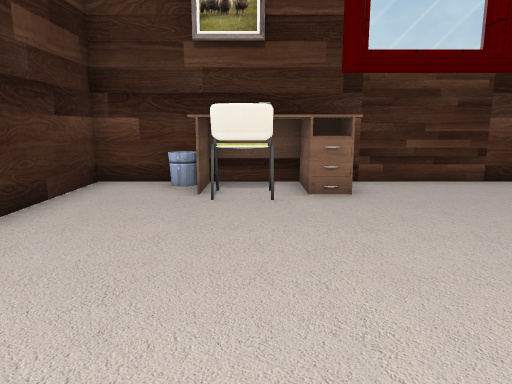
[1] (above)

13 first-person views from a walk through a 3-D level made in the Unity game engine. The camera is 1.3 m above the floor, tilts 10° down and sees 70° across. The floor is counted in squares, 1 m on a side. Each view is taken from the middle of a square. On the plan, view 1 faces up. The plan holds only what a view shows up to about 15 squares ahead; the rest is blank. The player character is not drawn. Some surface patterns are stand-ins.

[2]
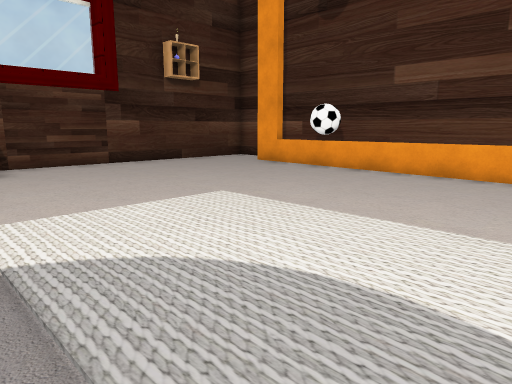

[3]
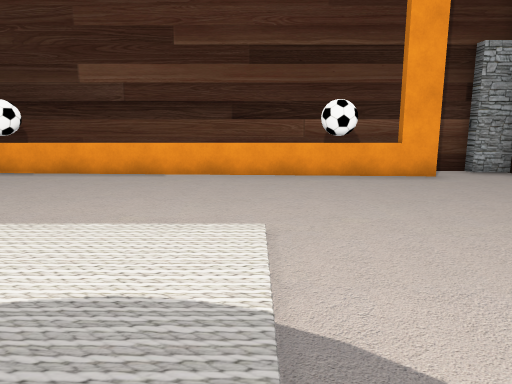

[4]
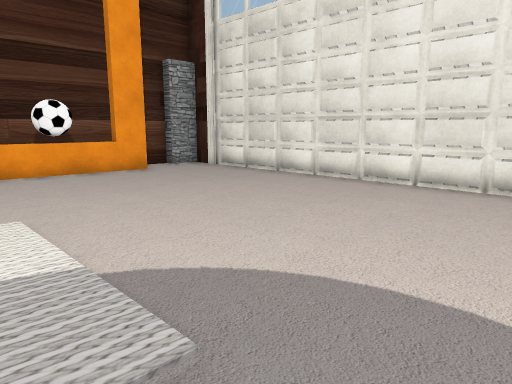

[5]
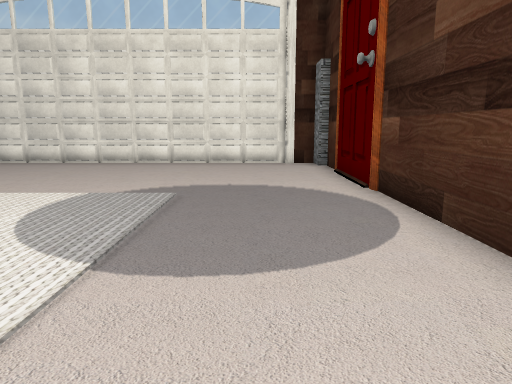

[6]
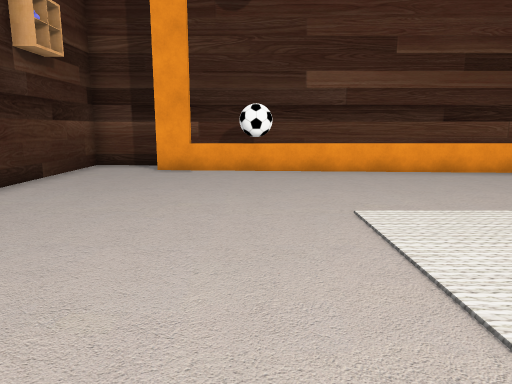

[7]
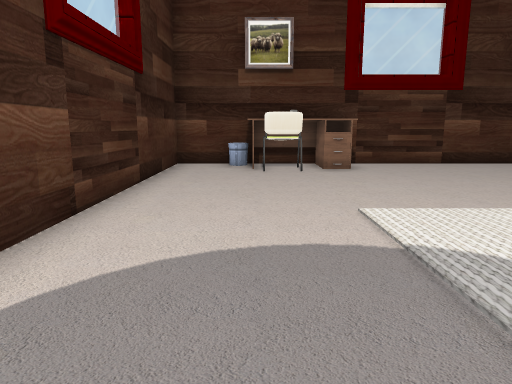

[8]
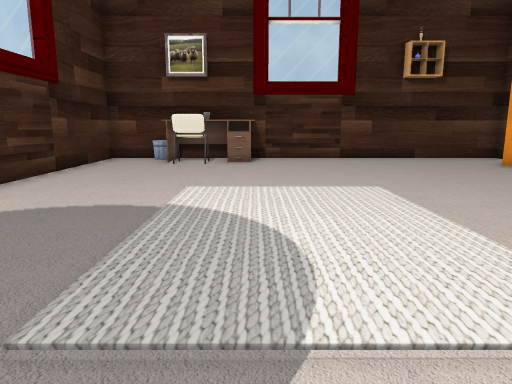

[9]
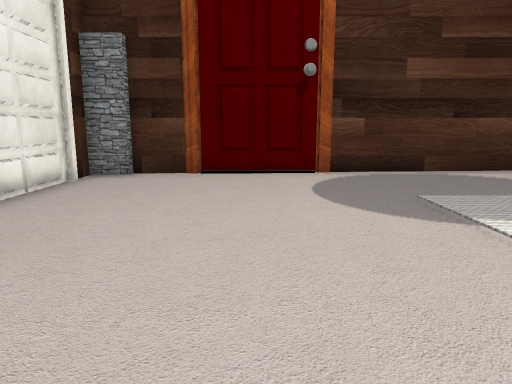

[10]
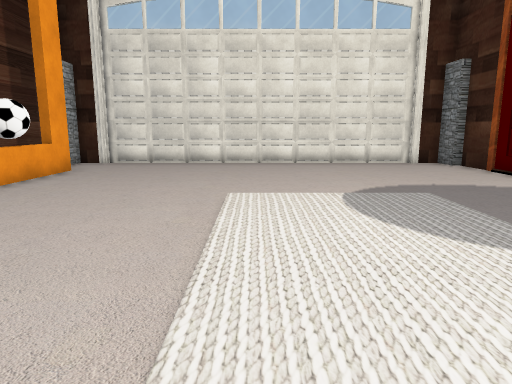

[11]
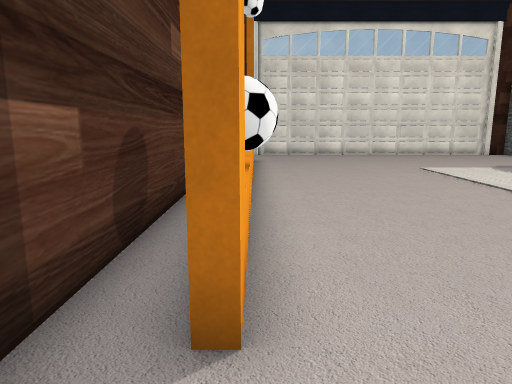

[12]
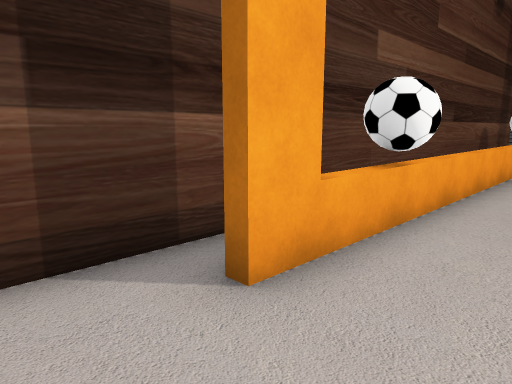

[13]
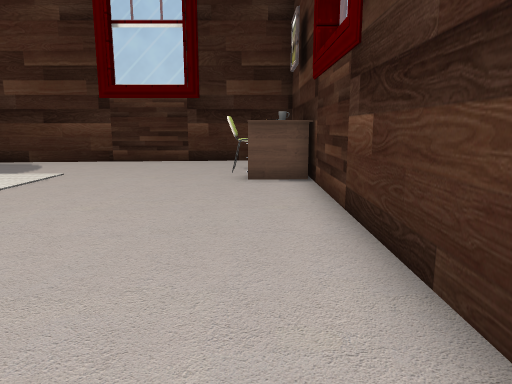

### Floor plan
Points are (right, up) in squares from view 1. A wall is a line through its corners. A room is listed if a view was taken in it or the views show most of it. See-through windows are left out.
Room 1 (views 1, 2, 3, 4, 5, 6, 7, 8, 9, 10, 12)
walls: (-3.5, -4.9) (-3.7, -5.8); (10.1, 3.4) (10.1, 6); (-3.7, -8) (-3.5, -8.9); (10.1, -9) (10.1, -6.4); (-3.3, -10.5) (-3.3, -11.7) (11.1, -11.7) (11.1, -10.6) (11.5, -10.6) (11.5, -8.6); (9.5, 8.4) (-3.7, 8.4) (-3.7, -9.5)
low walls: (10.1, -5.5) (10.1, 2.6)
ways out: opening at (10, 7.5) to room 2
objects: bin (-2, 8) to (-1, 8); chair (-1, 6) to (0, 7); table (0, 7) to (2, 8)
Room 2 (views 11, 13)
walls: (10.1, 6) (10.5, 6); (11.5, -1.6) (11.5, 8.4) (9.5, 8.4)
ways out: opening at (10, 7.5) to room 1
objects: other object (10, 3) to (11, 3)

Positions as (right, up) in squares from view 1, and headings:
1: (0, 0), facing up
2: (0, -4), facing up-right
3: (0, -4), facing right
4: (-1, -3), facing down-right
5: (-1, 3), facing down
6: (-1, 3), facing right
7: (-1, -4), facing up
8: (2, -6), facing up
9: (7, -7), facing left
10: (4, 3), facing down
11: (10, 8), facing down
12: (8, 8), facing down-right
13: (11, 7), facing left
